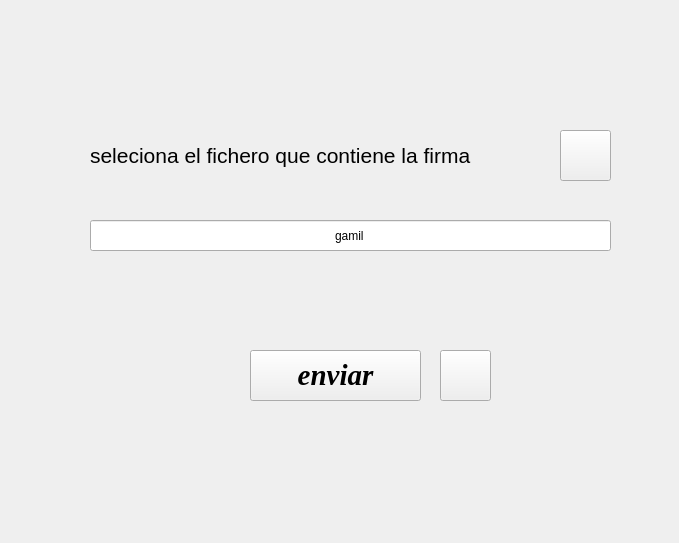
<?xml version="1.0" encoding="UTF-8"?>
<ui version="4.0">
 <class>Form</class>
 <widget class="QWidget" name="Form">
  <property name="geometry">
   <rect>
    <x>0</x>
    <y>0</y>
    <width>679</width>
    <height>543</height>
   </rect>
  </property>
  <property name="minimumSize">
   <size>
    <width>679</width>
    <height>543</height>
   </size>
  </property>
  <property name="maximumSize">
   <size>
    <width>679</width>
    <height>543</height>
   </size>
  </property>
  <property name="windowTitle">
   <string>Form</string>
  </property>
  <widget class="QStackedWidget" name="stackedWidget">
   <property name="geometry">
    <rect>
     <x>0</x>
     <y>0</y>
     <width>679</width>
     <height>543</height>
    </rect>
   </property>
   <property name="minimumSize">
    <size>
     <width>679</width>
     <height>543</height>
    </size>
   </property>
   <property name="maximumSize">
    <size>
     <width>679</width>
     <height>543</height>
    </size>
   </property>
   <property name="currentIndex">
    <number>0</number>
   </property>
   <widget class="QWidget" name="page">
    <widget class="QPushButton" name="pushButton">
     <property name="geometry">
      <rect>
       <x>250</x>
       <y>350</y>
       <width>171</width>
       <height>51</height>
      </rect>
     </property>
     <property name="font">
      <font>
       <family>Liberation Serif</family>
       <pointsize>22</pointsize>
       <weight>75</weight>
       <italic>true</italic>
       <bold>true</bold>
      </font>
     </property>
     <property name="text">
      <string>enviar</string>
     </property>
     <property name="icon">
      <iconset>
       <normaloff>gmail.png</normaloff>gmail.png</iconset>
     </property>
     <property name="iconSize">
      <size>
       <width>25</width>
       <height>25</height>
      </size>
     </property>
    </widget>
    <widget class="QLineEdit" name="lineEdit">
     <property name="geometry">
      <rect>
       <x>90</x>
       <y>220</y>
       <width>521</width>
       <height>31</height>
      </rect>
     </property>
     <property name="autoFillBackground">
      <bool>false</bool>
     </property>
     <property name="styleSheet">
      <string notr="true">font: oblique 18pt &quot;FreeMono&quot;;</string>
     </property>
     <property name="text">
      <string>gamil</string>
     </property>
     <property name="alignment">
      <set>Qt::AlignCenter</set>
     </property>
     <property name="dragEnabled">
      <bool>false</bool>
     </property>
     <property name="readOnly">
      <bool>false</bool>
     </property>
    </widget>
    <widget class="QPushButton" name="pushButton_2">
     <property name="geometry">
      <rect>
       <x>440</x>
       <y>350</y>
       <width>51</width>
       <height>51</height>
      </rect>
     </property>
     <property name="icon">
      <iconset>
       <normaloff>funciones/restart.png</normaloff>funciones/restart.png</iconset>
     </property>
     <property name="iconSize">
      <size>
       <width>40</width>
       <height>40</height>
      </size>
     </property>
    </widget>
    <widget class="QPushButton" name="pushButton_3">
     <property name="geometry">
      <rect>
       <x>560</x>
       <y>130</y>
       <width>51</width>
       <height>51</height>
      </rect>
     </property>
     <property name="icon">
      <iconset>
       <normaloff>funciones/data/img/folder.png</normaloff>funciones/data/img/folder.png</iconset>
     </property>
     <property name="iconSize">
      <size>
       <width>40</width>
       <height>40</height>
      </size>
     </property>
    </widget>
    <widget class="QLabel" name="label">
     <property name="geometry">
      <rect>
       <x>90</x>
       <y>130</y>
       <width>391</width>
       <height>51</height>
      </rect>
     </property>
     <property name="font">
      <font>
       <family>Cantarell</family>
       <pointsize>16</pointsize>
       <weight>50</weight>
       <italic>false</italic>
       <bold>false</bold>
      </font>
     </property>
     <property name="styleSheet">
      <string notr="true"/>
     </property>
     <property name="text">
      <string>seleciona el fichero que contiene la firma </string>
     </property>
     <property name="textFormat">
      <enum>Qt::AutoText</enum>
     </property>
    </widget>
   </widget>
   <widget class="QWidget" name="page_2">
    <widget class="QTabWidget" name="tabWidget">
     <property name="geometry">
      <rect>
       <x>10</x>
       <y>10</y>
       <width>651</width>
       <height>521</height>
      </rect>
     </property>
     <property name="currentIndex">
      <number>1</number>
     </property>
     <widget class="QWidget" name="tab">
      <attribute name="title">
       <string>Tab 1</string>
      </attribute>
     </widget>
     <widget class="QWidget" name="tab_2">
      <attribute name="title">
       <string>Tab 2</string>
      </attribute>
     </widget>
    </widget>
   </widget>
  </widget>
 </widget>
 <tabstops>
  <tabstop>tabWidget</tabstop>
  <tabstop>pushButton</tabstop>
 </tabstops>
 <resources/>
 <connections/>
</ui>
